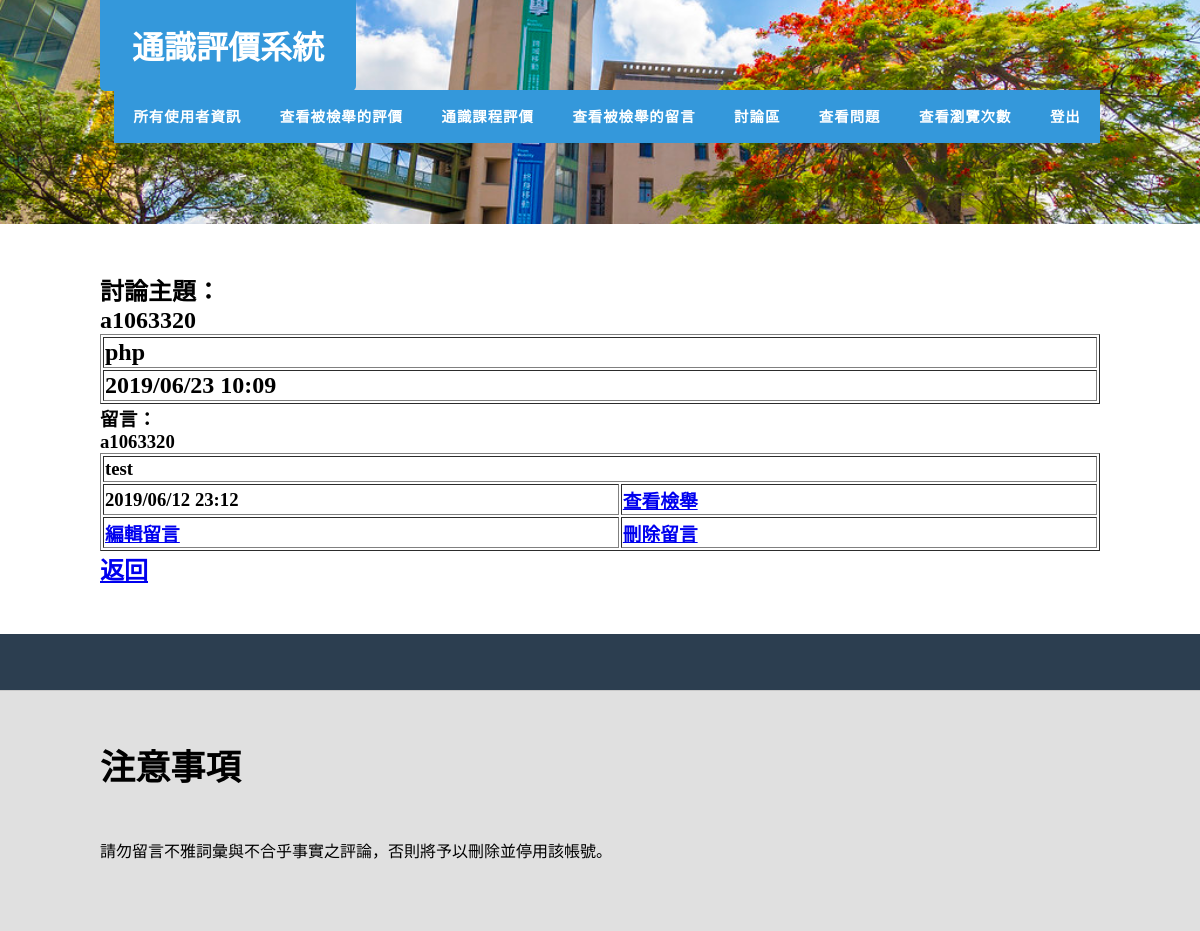
The page /php/mcomment1.php?NO1=14 on the database its author committed.
### tables this page shows
CREATE TABLE `comment` (
  `NO1` int(100) NOT NULL,
  `id` varchar(20) NOT NULL,
  `comment` varchar(10000) NOT NULL,
  `time` varchar(20) NOT NULL
);

CREATE TABLE `comment1` (
  `NO1` int(100) NOT NULL,
  `NO` int(100) NOT NULL,
  `id` varchar(20) NOT NULL,
  `comment` varchar(10000) NOT NULL,
  `time` varchar(20) NOT NULL
);

### php/mcomment1.php (the view, shortened to what this page needs)
<!DOCTYPE html>
<head>
<link href="all_1.css" rel="stylesheet" type="text/css" media="all" />
<link href="fonts.css" rel="stylesheet" type="text/css" media="all" />
</head>
<body><span style="font-family:Microsoft JhengHei;">
<div id="header-wrapper">
	<div id="header" class="container">
		<div id="logo">
			<h1><a href="msuccess.php">通識評價系統</a></h1>
		</div>
		<div id="menu2">
			<br/><br/>
			<ul>
			<li class="active"><a href="muser.php" accesskey="1" title="使用者資訊">所有使用者資訊</a></li>
				<li><a href="minforma.php" accesskey="2" title="課程內容">查看被檢舉的評價</a></li>
				<li><a href="mlassess.php" accesskey="3" title="查詢評價">通識課程評價</a></li>
				<li><a href="minformc.php" accesskey="4" title="進行評價">查看被檢舉的留言</a></li>
				<li><a href="mcomment.php" accesskey="5" title="討論區">討論區</a></li>
				<li><a href="mproblem.php" accesskey="6" title="問題回報">查看問題</a></li>
				<li><a href="look.php" accesskey="8" title="登出">查看瀏覽次數</a></li>
				<li><a href="logout.php" accesskey="7" title="登出">登出</a></li>
			</ul>
		</div>
	</div>
</div>
<div id="wrapper">
	<div id="staff" class="container">
<?php
$NO1=$_SESSION["NO1"];
$link=mysqli_connect('localhost','root','r43725','project');
$sql="select * from comment1 where NO1=$NO1";
$sql2="select * from comment where NO1=$NO1";
if($count==0){
if($result=@mysqli_query($link,$sql2)){
	while($row=@mysqli_fetch_assoc($result)){
		echo "<h2>"."討論主題：<br/>";
		echo $row["id"]."<br/>";
		echo "<table border='1'>";
		echo "<tr>";
		echo "<td width=10 height=10>".$row["comment"]."</td></tr><td width=5%>".$row["time"]."</td>";
		echo "</table></h2>";
	}}
}
echo "<h3>留言：<br/></h3>";
$result=@mysqli_query($link,$sql);
	while($row=@mysqli_fetch_assoc($result)){
		echo "<h3>".$row["id"]."<br/>";
		echo "<table border='1'>";
		echo "<tr>";
		echo "<td width=10 colspan=2 height=10>".$row["comment"]."</td></tr><td width=5%>".$row["time"]."</td><td width=5%>"."<a href='minformc.php'>查看檢舉</a>"."</td>";
			echo "<tr>";
			echo "<td width=5%><a href='mcommentupdate.php?NO=".$row['NO']."'>編輯留言<a/></td><td width=5%>"."<a href='mdel.php?NO=".$row['NO']."'>刪除留言</a>"."</td>";
		echo "</tr>";
		echo "</table></h3>";
	}
echo "<h2><a href=mcomment.php>返回</a></h2>";
?>
	</div>
</div>
	<div id="page" class="container">
		</div>
<div id="welcome-wrapper">
	<div id="welcome" class="container">
		<div class="title">
			<h2>注意事項</h2>
		</div>
		<p>請勿留言不雅詞彙與不合乎事實之評論</strong>，否則將予以刪除並停用該帳號。
</span>
</body>
</html>

### php/all_1.css (style rules this page uses)
html, body { height: 100%; }
body { margin: 0px; padding: 0px; background: #2C3E50; font-family: 'Source Sans Pro', sans-serif; font-size: 12pt; font-weight: 300; color: #000000; }
h1, h2, h3 { margin: 0; padding: 0; }
p, ol, ul { margin-top: 0; }
ol, ul { padding: 0; list-style: none; }
p { line-height: 180%; }
.container { overflow: hidden; margin: 0em auto; width: 1000px; }
.box1, .box2, .box3, { float: left; margin-right: 20px; }
#wrapper { background: #FFF; }
#header-wrapper { background: url(images/sch.jpg) no-repeat center; background-size: cover; }
#header { position: relative; padding: 7em 0em; }
#logo h1 { position: absolute; top: 0; left: 0; padding: 0.7em 1em; background: #3498DB; border-radius: 0px 0px 5px 5px; }
#logo a { text-decoration: none; color: #FFF; }
#menu2 { position: absolute; top: 3.35em; right: 0; }
#menu2 ul { display: inline-block; padding: 1em 0em; background: #3498DB; border-radius: px; }
#menu2 li { display: block; float: left; text-align: center; }
#menu2 li a, #menu2 li span { padding: 1em 1.34em; letter-spacing: 1px; text-decoration: none; text-transform: uppercase; font-size: 0.90em; font-weight: 600; color: #FFF; }
#page { padding-bottom: 3.5em; }
.title { margin-bottom: 3em; text-transform: uppercase; }
.title h2 { font-size: 2.2em; font-weight: 700; }
#staff { padding: 3em 1.5em; }
#welcome-wrapper { background: #E0E0E0; border-top: 1px solid rgba(0,0,0,.1); }
#welcome { padding: 3em 0em 3em 0em; }

### rows shown on the page
comment: id "a1063320", comment "php", time "2019/06/23 10:09"
comment1: id "a1063320", comment "test", time "2019/06/12 23:12"
